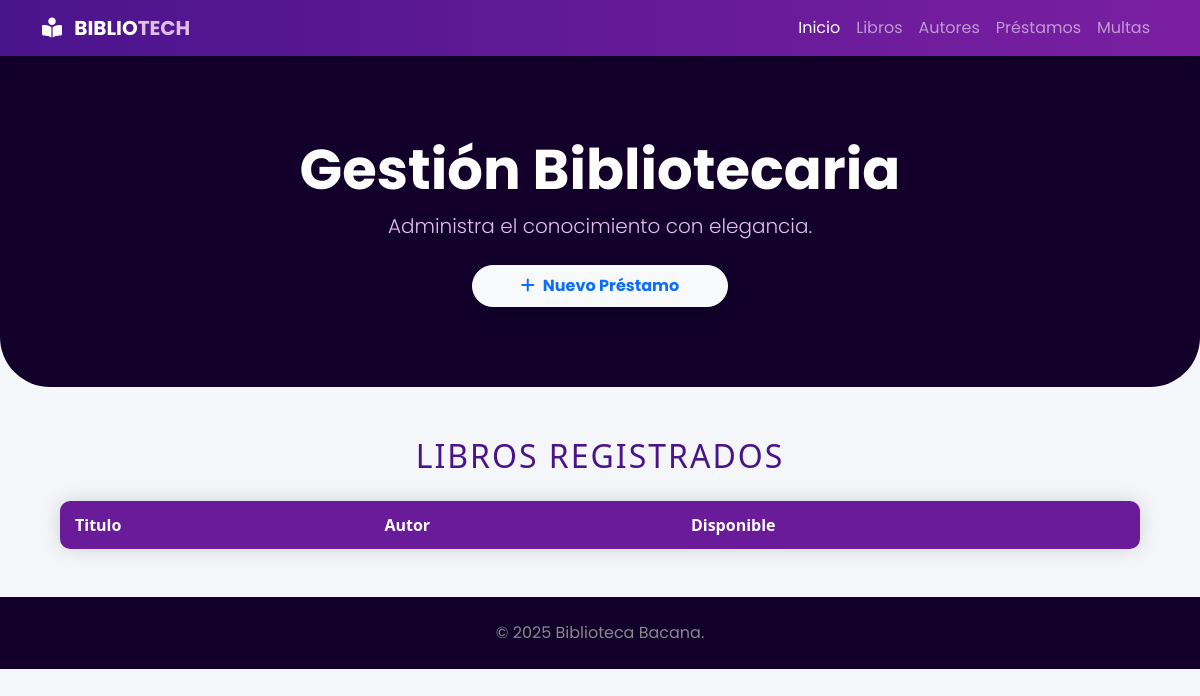
Page /libros/ on the earlier database version.
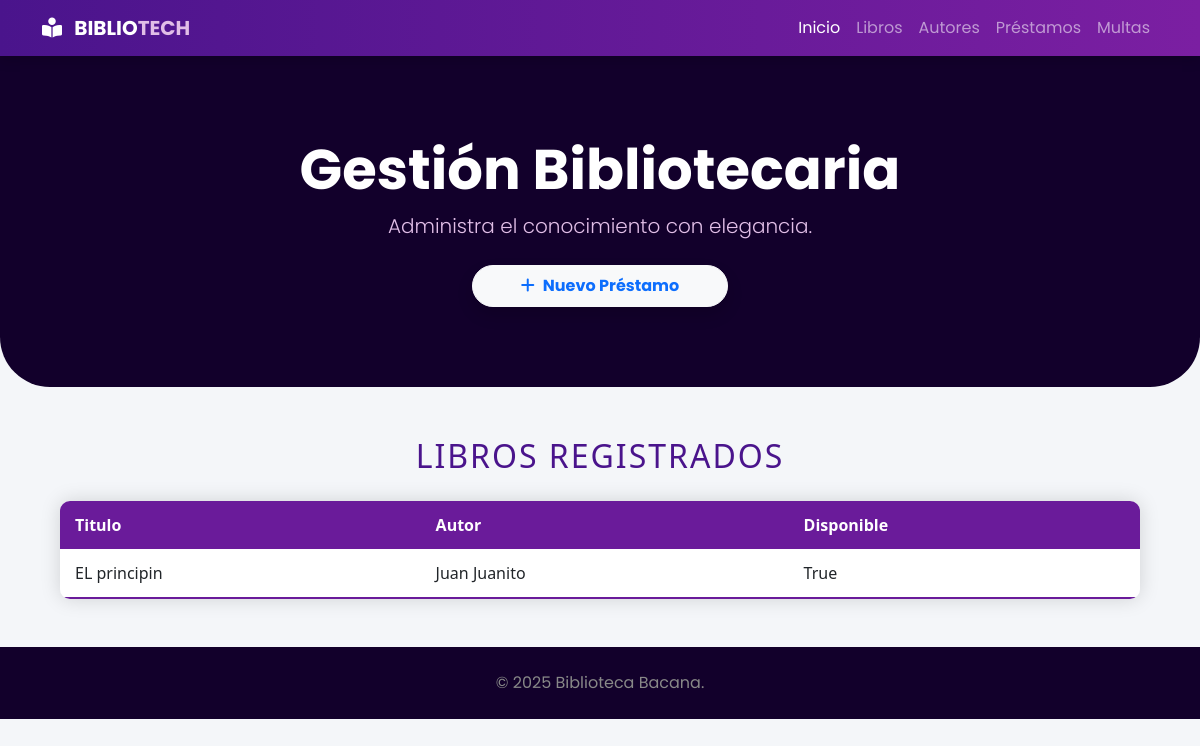
Same page on the later database version.
### gestion/models.py (models this page shows, shortened)
class Libro(models.Model): #clase para el libro
    titulo = models.CharField(max_length=20)
    autor = models.ForeignKey(Autor, related_name="libros", on_delete=models.PROTECT) #TAMBIEN DEBEMOS DEFINIR DE QUIEN ES LA LALVE FORANEA, en este caso de autor, tambien hay que
    disponible = models.BooleanField(default=True) #un boolean y por defecto viene acctivado

class Autor(models.Model): #parecido a django,
    nombre = models.CharField(max_length=50) #models es tipo texto y tiene un maximo de caracteres de 50
    apellido = models.CharField(max_length=50) #lo mismo pero para apellido
    bibliografia = models.CharField(max_length=200, blank=True, null=True)
    def __str__(self): #por que se pone __ ?????????????????????????????????????????????????????
        return f"{self.nombre} {self.apellido}" #aca nos va a devolver como NOMBRE DEL OBJETO el nombre, espacio apellido

### gestion/views.py (the view)
# urls.py: path('libros/', lista_libros, name="lista_libros"),
def lista_libros(request):
    libros = Libro.objects.all()
    return render(request, 'gestion/templates/libros.html', {'libros' : libros} )

### gestion/templates/libros.html (shortened to what this page needs)
{% extends "index.html" %}
{% block contenido %}
    <h2>Libros Registrados</h2>
    <div class="tabla-container">
        <table class="tabla-morada">
            <thead>
                <tr>
                    <th>Titulo</th>
                    <th>Autor</th>
                    <th>Disponible</th>
                </tr>
            </thead>
            <tbody>
                {% for libro in libros %}
                <tr>
                    <td>{{ libro.titulo }}</td>
                    <td>{{ libro.autor }}</td>
                    <td>{{ libro.disponible }}</td>
                </tr>
                {% endfor %}
            </tbody>
        </table>
    </div>
{% endblock %}

Differences in the rows shown:
added Libro: titulo "EL principin", autor "Juan Juanito", disponible "True"
